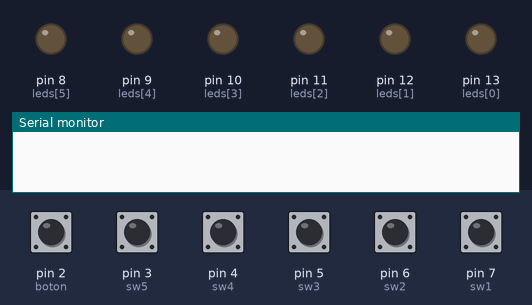
This sketch was run on a simulated Arduino Uno, built with avr-gcc and run on an emulated ATmega328P. On the bench: output pins drawn as LEDs (lit = HIGH), the last lines printed to the serial monitor. Inputs (shaded band) come from the test bench; at power-on: pin 2 (boton), pin 3 (sw5), pin 4 (sw4), pin 5 (sw3), pin 6 (sw2), pin 7 (sw1) LOW. Random numbers use the default seed unless the sketch sets one.

Above: at 1.2 s.
1.3 s: pin 3 (sw5) pulled HIGH for 1 s
At 3.1 s:
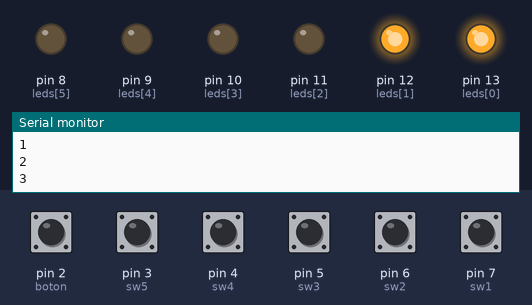
3.8 s: pin 5 (sw3) pulled HIGH for 0.15 s
At 4.4 s:
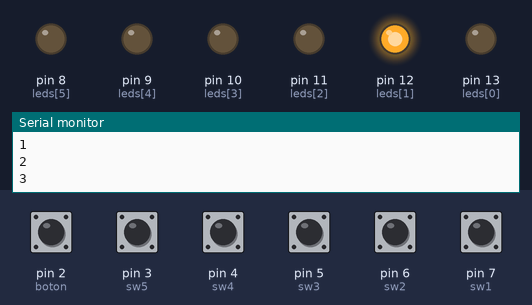
6.9 s: pin 6 (sw2) pulled HIGH for 1 s
At 8.4 s:
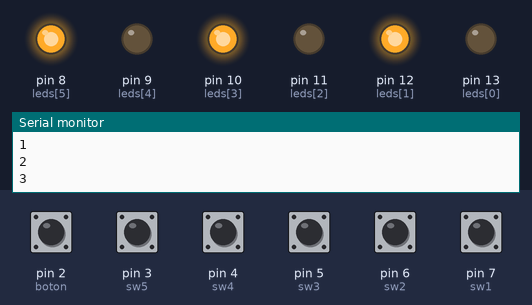
9.4 s: pin 4 (sw4) pulled HIGH for 0.15 s
At 12.2 s:
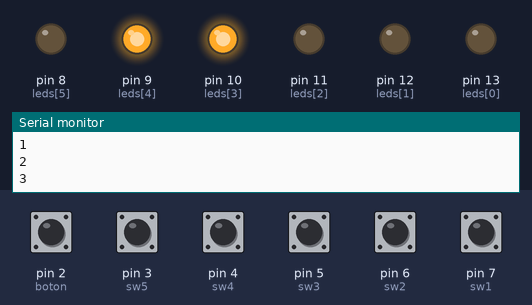
12.5 s: pin 7 (sw1) pulled HIGH for 0.15 s
At 13.4 s:
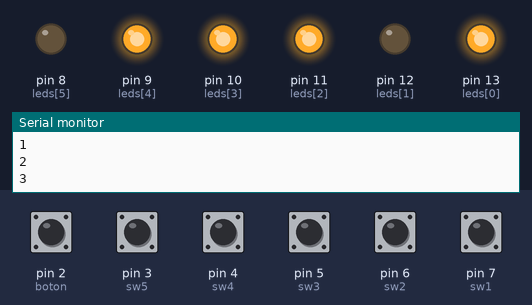
14.2 s: pin 6 (sw2) pulled HIGH for 0.15 s
At 16.0 s:
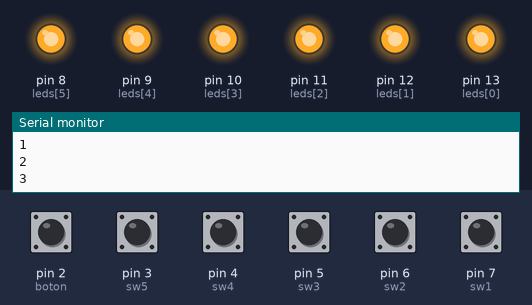
Timing chart, 0 to 17.1 s (numbered marks = the images above; inputs shaded):
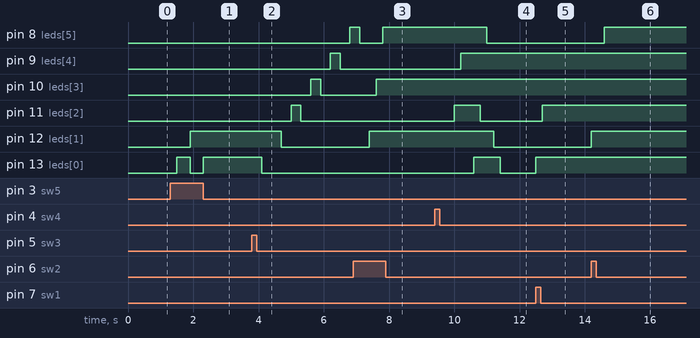

The sketch:

Proyecto.ino
```cpp
//PICUASI EDISON
// Deber2

int leds[] = {13,12,11,10,9,8}; //asignamos los pines para los leds
int sw1=7,sw2=6,sw3=5,sw4=4,sw5=3,boton=2;//asignamos los pines para las entradas digitales
int i=0;
int j=0;
int contador=0;
int on=0;
void setup()
{
  Serial.begin(9600);
  //inicializamos los pines
  pinMode(sw1,INPUT);
  pinMode(sw2,INPUT);
  pinMode(sw3,INPUT);
  pinMode(sw4,INPUT);
  pinMode(sw5,INPUT);
  pinMode(boton,INPUT);
  //inicializamos los leds
  for (;i<6;i++){
  pinMode(leds[i], OUTPUT);
  }
}

void loop()
{
juegos();
}
void juegos()
{
  /*------- JUEGO 1 -------*/
  if (digitalRead(sw1)==HIGH)
  {
    //NUMEROS IMPARES
    for(;i<6;i=i+2)
    {
      digitalWrite(leds[i],HIGH);
      delay(200);
    }
    i=0;
    delay(400);

  }
  /*------- JUEGO 2 -------*/
  if (digitalRead(sw2)==HIGH)
  {
    //NUMEROS PARES
    for(i=1;i<6;i=i+2)
    {
      digitalWrite(leds[i],HIGH);
      delay(200);
    }
    i=0;
    delay(400);
  }
  /*------- JUEGO 3 -------*/
  if (digitalRead(sw3)==HIGH)
  {
    //APAGAMOS Y PRENDEMOS TODOS LOS LEDS
    for(;i<6;i++)
    {
      digitalWrite(leds[i],HIGH);
      delay(300);
      digitalWrite(leds[i],LOW);
      delay(300);
    }
      i=0;
  }
  /*------- JUEGO 4 -------*/
  if (digitalRead(sw4)==HIGH)
  {

    //LEDS ALEATORIOS
    for(;i<=6;i++)
    {
    digitalWrite(leds[random(6)],HIGH);
      delay(200);
    }
    i=0;
    for(;i<=6;i++)
    {
    digitalWrite(leds[random(6)],LOW);
      delay(200);
    }
    i=0;

  }
  /*------- JUEGO 5 -------*/
  if (digitalRead(sw5)==HIGH)
  {
    if(digitalRead(boton)==LOW)
    {
      delay(200);
      on=1-on;
        if(on==1)
        {
        contador++;
        Serial.println(contador);
        }
        if(contador==32)
        {
        j=0;
        }
          j=contador;
          for(i=0;i<=5;i++)
          {
          digitalWrite(leds[i],j%2);
          j=j/2;
          }
    }
  }
}
```

Measured:
- after the input at 1.3 s, pin 12 (leds[1]): LOW → HIGH after 0.60 s; pin 13 (leds[0]): LOW → HIGH after 0.20 s, → LOW 0.40 s later, → HIGH 0.40 s later
- after the input at 3.8 s, pin 8 (leds[5]): LOW → HIGH after 3.0 s; pin 9 (leds[4]): LOW → HIGH after 2.4 s, → LOW 0.30 s later; pin 10 (leds[3]): LOW → HIGH after 1.8 s, → LOW 0.30 s later; pin 11 (leds[2]): LOW → HIGH after 1.2 s, → LOW 0.30 s later; pin 12 (leds[1]): HIGH → LOW after 0.90 s
- after the input at 6.9 s, pin 10 (leds[3]): LOW → HIGH after 0.70 s; pin 12 (leds[1]): LOW → HIGH after 0.50 s
- after the input at 9.4 s, pin 8 (leds[5]): HIGH → LOW after 1.6 s; pin 9 (leds[4]): LOW → HIGH after 0.80 s; pin 11 (leds[2]): LOW → HIGH after 0.60 s, → LOW 0.80 s later; pin 12 (leds[1]): HIGH → LOW after 1.8 s; pin 13 (leds[0]): LOW → HIGH after 1.2 s, → LOW 0.80 s later
- after the input at 12.5 s, pin 11 (leds[2]): LOW → HIGH after 0.20 s; pin 13 (leds[0]): LOW → HIGH at once
- after the input at 14.2 s, pin 8 (leds[5]): LOW → HIGH after 0.40 s; pin 12 (leds[1]): LOW → HIGH at once
